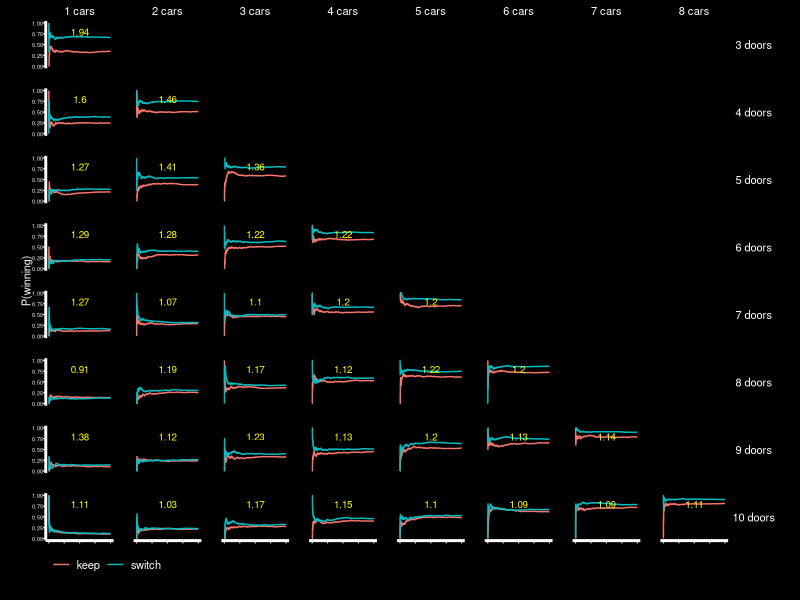

Source code (R):
## ---- chunk 1
knitr::opts_chunk$set(echo = TRUE)
library(ggplot2)
library(dplyr)

theme_presentation<- function(base_size = 8, base_family = "") {
  # Starts with theme_grey and then modify some parts
  theme_bw(base_size = base_size, base_family = base_family) %+replace%
    theme(
      strip.background = element_blank(),
      strip.text.x = element_text(size = 8,colour="white"),
      strip.text.y = element_text(size = 8,colour="white"),
      axis.text.x = element_text(size=8,colour="white"),
      axis.text.y = element_text(size=8,colour="white",hjust=1),
      axis.ticks =  element_line(colour = "white"), 
      axis.title.x= element_text(size=8,colour="white"),
      axis.title.y= element_text(size=8,angle=90,colour="white"),
      axis.title.y.right= element_text(size=8,angle=90,colour="white"),
      panel.background = element_rect(fill="black"), 
      panel.border =element_blank(),  
      panel.grid.major = element_blank(), 
      panel.grid.minor = element_blank(), 
      panel.spacing = unit(1, "lines"), 
      plot.background = element_rect(fill="black"), 
      plot.title =element_text(size=8,colour="white"), 
      plot.margin = unit(c(0,1,0,1), "lines"),
      legend.background=element_rect(fill=NA, color=NA),
      legend.title=element_text(size=8,colour="white"),
      legend.text=element_text(size=8,colour="white"),
      legend.key = element_rect( fill = NA, colour=NA),
      legend.key.size = unit(c(1, 1), "lines"), 
      legend.position="bottom",
      legend.margin=margin(0,0,0,0),
      axis.line.x = element_line(color="white", size = 1),
        axis.line.y = element_line(color="white", size = 1)
    )
}
## ---- chunk 2
monty <- function(model = "keep", num = 100) {
  results <- c()
  mds <- c()
  ids <- c()
  for (md in model)
  {
    for (i in 1:num)
    {
      mds <- c(mds, md)
      ids <- c(ids, i)
      doors <- c("Door 1", "Door 2", "Door 3")
      car_door <- sample(doors, 1)
      goat_doors <- doors[doors != car_door]
      choice <- doors[runif(1, 2, 3)]
      if (md == "keep") {
        results <- c(results, choice == car_door)
      }
      if (md == "switch")
      {
        reveal <- sample(goat_doors[goat_doors != choice], 1)
        results <-
          c(results, doors[doors != choice & doors != reveal] == car_door)
      }
    }
  }
  
  #ids[ids>n] <- (ids[ids>n] %% (n+1) + 1)
  out <- data.frame(run = ids,
                    strategy = mds,
                    result = results)
  cumsum <- out %>% group_by(strategy) %>% summarise(z=cumsum(result))
  out$cum_win <- cumsum$z
  return(out)
  
}

montyDoors <- function(model = "keep", num = 100, d = 3, c=1) {
  results <- c()
  mds <- c()
  ids <- c()
  ncar <- c()
  ndoor <- c()
  for(nd in 3:d)
  {
    for(nc in 1:min(c,nd-2))
    {
  for (md in model)
  {
    for (i in 1:num)
    {
      ndoor <- c(ndoor,nd)
      ncar <- c(ncar,nc)
      mds <- c(mds, md)
      ids <- c(ids, i)
      doors <- paste("Door #", seq(1,nd))
      car_doors <- sample(doors, nc)
      goat_doors <- doors[!(doors %in% car_doors)]
      choice <- sample(doors,1)
      if (md == "keep") {
        results <- c(results, choice %in% car_doors)
      }
      if (md == "switch")
      {
        reveal <- sample(goat_doors[goat_doors != choice], 1)
        new_choice <- sample(doors[doors != choice & doors!=reveal],1)
        results <-c(results, new_choice %in% car_doors)
      }
    }
  }
    }
  }

  
  #ids[ids>n] <- (ids[ids>n] %% (n+1) + 1)
  out <- data.frame(run = ids,
                    n_car = ncar,
                    n_door = ndoor,
                    strategy = mds,
                    result = results)
  out <- out %>% group_by(strategy, n_door, n_car) %>% arrange(run) %>% summarise(run=run,result=result,cum_win=cumsum(result), final=NA)
  for (j in 1:nrow(out))
  {
    if(out$run[j]==num & out$strategy[j]=="switch")
    {
      d <- out$n_door[j]
      c <- out$n_car[j]
      hub <- subset(out, out$run==num & out$n_door==d & out$n_car ==c)
      out$final[j] <- round(hub$cum_win[hub$strategy=="switch"] / hub$cum_win[hub$strategy=="keep"],2)
    }
  }
  return(data.frame(out))
  
}





m <- montyDoors(model=c("keep","switch"), num = 1000, d=10 , c=8)
  
ggplot(m, aes(x=run)) +
  #geom_point(aes(y=as.numeric(result),color="Individual"),alpha=0.05) +
  #geom_jitter(aes(y=as.numeric(result),color="Individual"),alpha=0.1, height = 0.02) +
  #geom_segment(aes(xend=run, y=as.numeric(result),yend=cum_win/run, color=result), alpha=0.4,  size=0.2) +
  geom_path(aes(y=cum_win/run, color=strategy)) +
  facet_grid(factor(paste(n_door,"doors"),
                    levels=paste(seq(3,10),"doors"))~paste(n_car,"cars")) +
  labs(color="", linetype="") +
  theme_presentation() +
  theme(legend.box="vertical", legend.direction = "horizontal", legend.justification = "left", legend.box.just = "left", legend.spacing = unit(-1,"lines"), axis.title.x=element_blank(), axis.text.x = element_blank(),
        axis.text.y=element_text(size=4)) +
  ylab("P(winning)") +
  guides(colour = guide_legend(override.aes = list(alpha = 1, size=2))) +
  geom_text(data=m[!is.na(m$final),], aes(x=max(m$run)/2, y=0.8, label=final), x=max(m$run,na.rm=T)/ 2, y=0.8, 
            color="yellow", size=2.5) 
  
